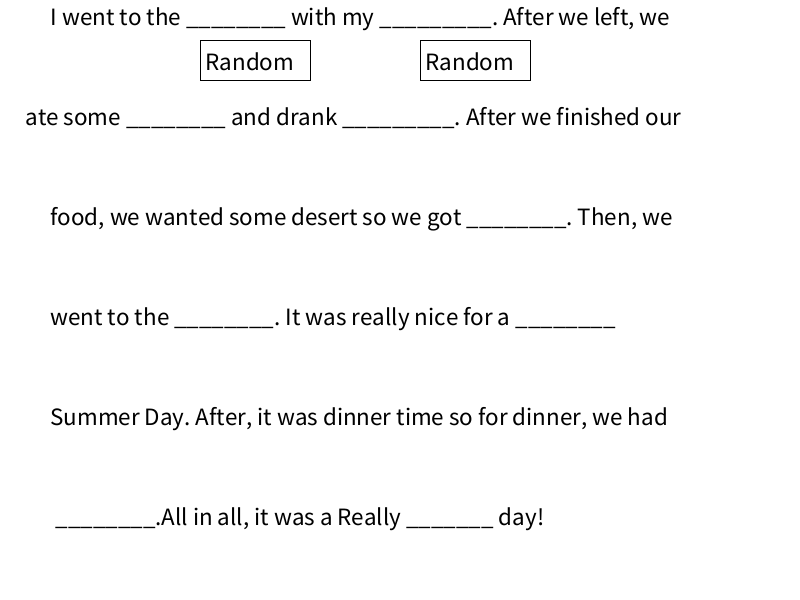
Frame 1 (no input)
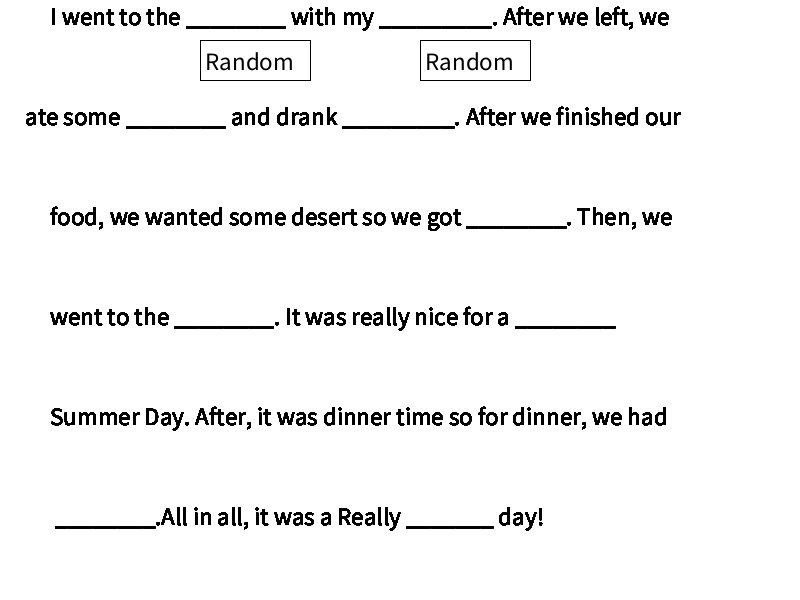
Frame 60 (the mouse pressed at the canvas centre just before this capture)
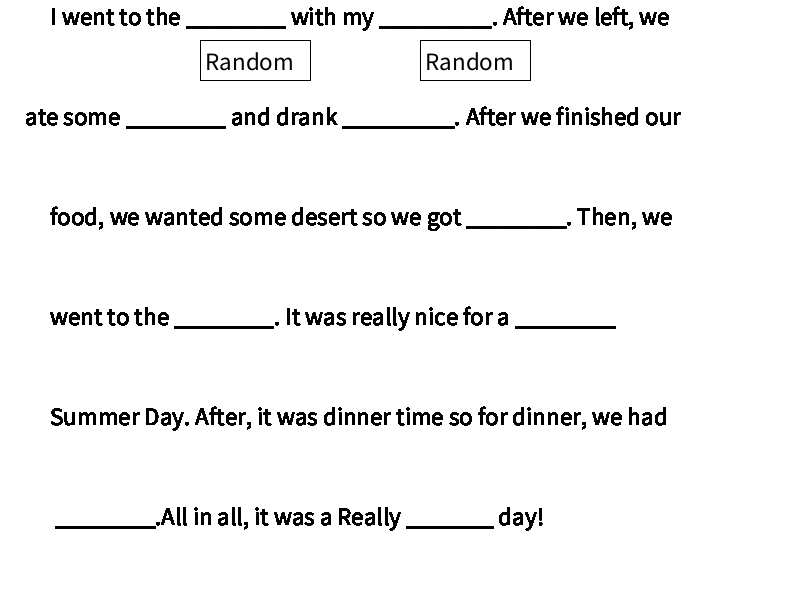
Frame 120 (the mouse held since frame 60 and released just before this capture)

The Processing sketch that drew these frames (run headless with seeded random() and noise(); from frame 60 on, the mouse is pressed at the canvas centre):

// Processing sketch: functionExamplesTrock_zip
// ── functionExamplesTrock_zip.pde
String [] place= { "Park", "Arcade", "Golf Course", "Play"} ;
{
  int PL = int(random(0, place.length));
  println( place[PL]);
}
String [] people= {"Family", "Friends", "Brother", "Sister"}; 
{
  int PE =int(random(0, people.length));
  println( people[PE]);
}
String [] food= { "Burgers", "Chicken", "Burritos", "Glizzys"};
{
  int f = int(random(0, food.length));
  println( food[f]);
}
String [] drink= { "Sprite", "Water", "Root Beer", "Seltzer"};
{
  int DR= int(random(0, drink.length));
  println( drink[DR]);
}
String [] desert= { "Ice Cream", "Milk Shakes", "Churros", "Soft Serve"};
{
  int DE = int(random(0, desert.length));
  println( desert[DE]);
}
String [] place2= { "Pool", "Beach", "Club", "Basketball Court"};
{
  int pl2 = int(random(0, place2.length));
  println( place2[pl2]);
}
String [] des= { "Hot", "Windy", "Cold", "Dry"};
{
  int descrip= int(random(0, des.length));
  println( des[descrip]);
}
String [] food2= { "Burgers", "Chicken", "Burritos", "Glizzys"};
{
  int f2 = int(random(0, food.length));
  println( food2[f2]);
}
String [] adj= { "Fun", "Bad", "Nice", "Exciting"};
{
  int a = int(random(0, adj.length));
  println( adj[a]);
}

void setup() {
  size(800, 600);
  background(255);
}


void draw() {
  fill(0);
  textSize(25);
  text("I went to the ________ with my _________. After we left, we ", 50, 25);
  text("ate some ________ and drank _________. After we finished our ", 25, 125);
  text("food, we wanted some desert so we got ________. Then, we", 50, 225);
  text("went to the ________. It was really nice for a ________ ", 50, 325);
  text("Summer Day. After, it was dinner time so for dinner, we had ", 50, 425);
  text(" ________.All in all, it was a Really _______ day! ", 50, 525);

  fill (255);
  rect(200, 40, 110, 40);
  fill(0);
  text("Random", 205, 70);

  fill (255);
  rect(420, 40, 110, 40);
  fill(0);
  text("Random", 425, 70);

  fill (255);
  rect(200, 40, 110, 40);
  fill(0);
  text("Random", 205, 70);


  if (mouseX > 200 && mouseX < 310 && mouseY > 40 && mouseY < 80) {
    fill (0);
    rect(200, 40, 110, 40);
    fill(255);
    text("Random", 205, 70);
  } 
  if (mouseX > 420 && mouseX < 530 && mouseY > 40 && mouseY < 80) {
    fill (0);
    rect(420, 40, 110, 40);
    fill(255);
    text("Random", 425, 70);
  }
  
}
